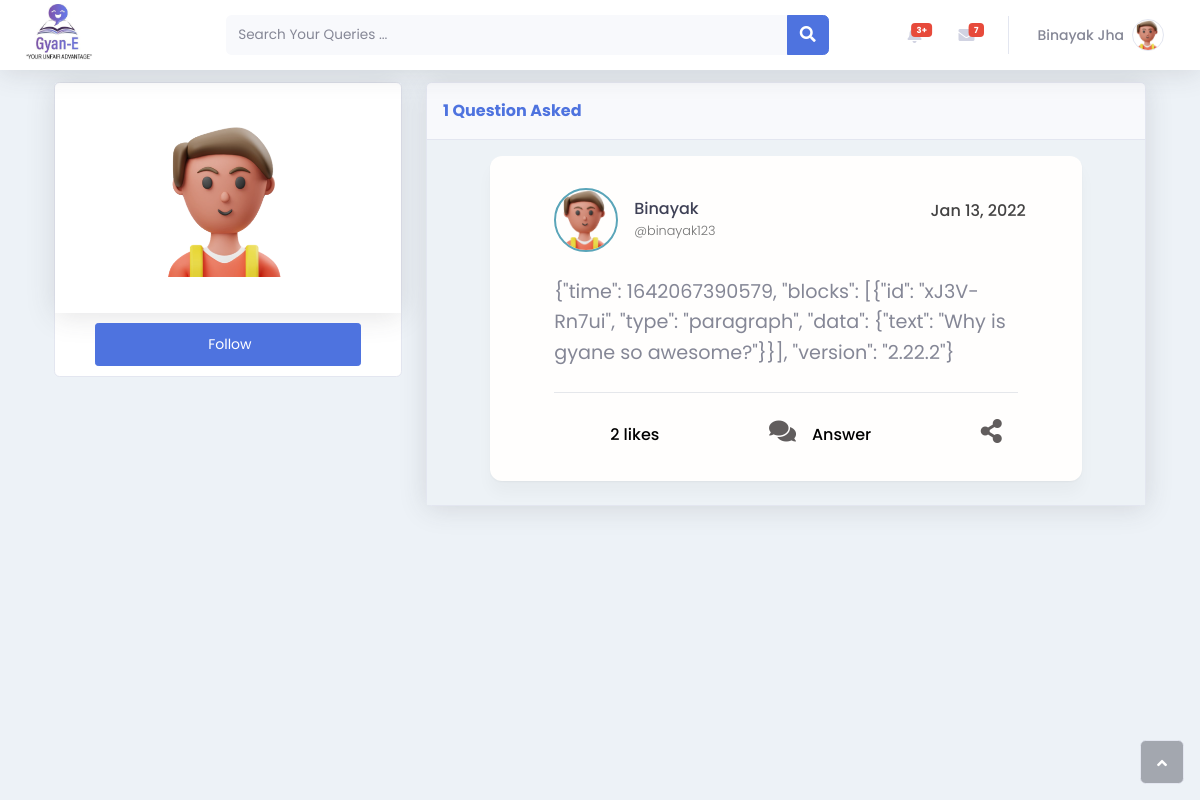
Page /profile/binayak123/ on the earlier database version.
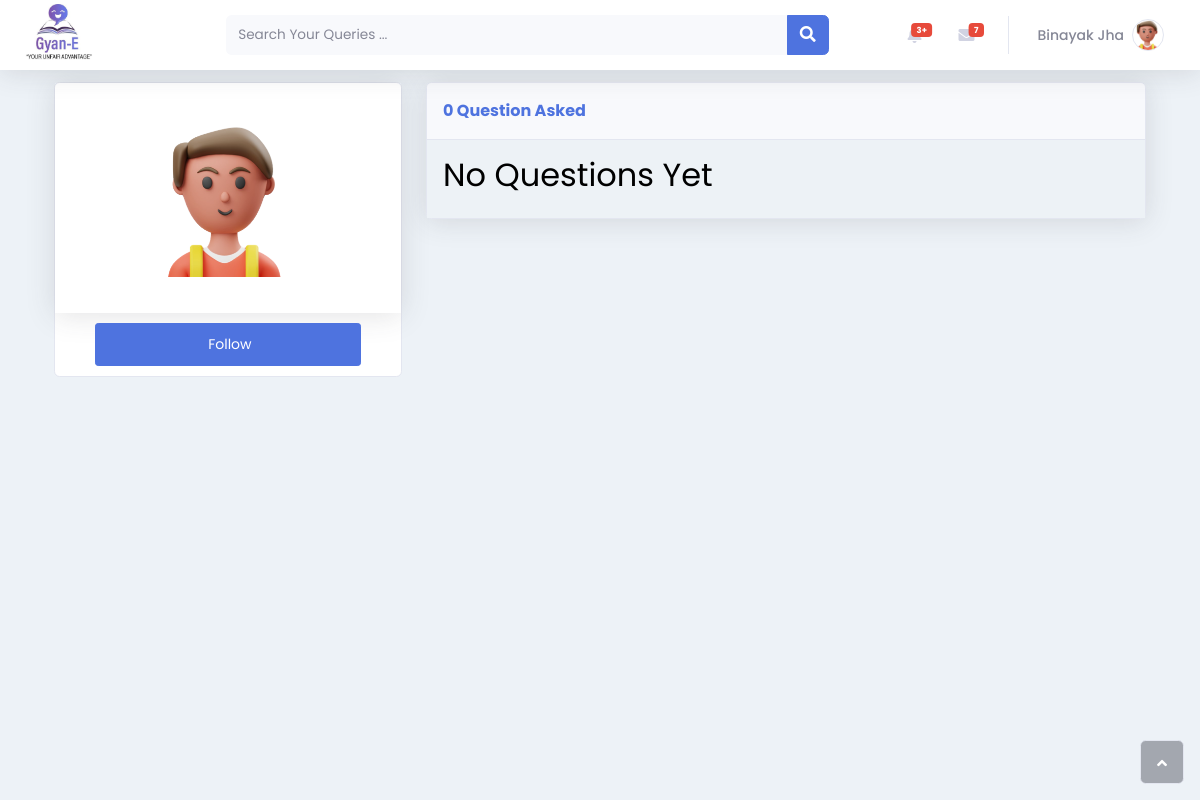
Same page on the later database version.
### core/models.py (models this page shows, shortened)
class Question(models.Model):
    note_id = models.AutoField(primary_key=True)
    question =EditorJsJSONField(readOnly=False, autofocus=True, null=True)
    user = models.ForeignKey(User, on_delete=models.CASCADE)
    time_st = models.DateTimeField(auto_now_add=True)
    profile_pic = property(lambda self: self.user.profile.profile_pic)
    likes = models.ManyToManyField(User, related_name='likes', blank=True)
    views  = models.IntegerField(default=0)

### core/views.py (the view)
# urls.py: path('profile/<str:username>/', views.UserProfileView, name='profile'),
def UserProfileView(request, username):
    user = User.objects.get(username=username)
    profile = Profile.objects.get(user=user)
    quest = Question.objects.filter(user=user)
    ans = Comment.objects.filter(user=user)
    context = {
        'user': user,
        'profile': profile,
        'quest': quest,
        'ans': ans,
    }
    return render(request, 'core/profile.html', context)

### core/templates/core/profile.html (shortened to what the changed rows need)
<!DOCTYPE html>
<html>
<head>
    {% load static %}
    <link rel="stylesheet" href="https://pro.fontawesome.com/releases/v5.15.3/css/all.css"
>
    <link rel="stylesheet" href="{% static '/main.css' %}">
    <link rel="stylesheet" href="{% static '/bootstrap/css/bootstrap.min.css' %}">
    <link rel="stylesheet" href="{% static '/assets/fonts/fontawesome-all.min.css' %}">
    <link rel="stylesheet" href="//cdn.jsdelivr.net/npm/medium-editor@latest/dist/css/medium-editor.min.css"
        type="text/css" media="screen" charset="utf-8">
</head>
<body id="page-top">
    {% include 'core/navbar.html' %}
    <div class="container-fluid">
        <div class="container">
            <form action="" method="POST" enctype="multipart/form-data">
                <div class="row mb-3">
                    <div class="col-lg-8">
                        <div class="row">
                            <div class="col">
                                <div class="card shadow mb-3" style="background:content-box;">
                                    <div class="card-header py-3">
                                        <p class="text-primary m-0 fw-bold">{{ quest.count }} Question Asked</p>
                                    </div>
                                    <div class="card-body" style="background: #EDF2F6;">
                                        <div class="row">
                                            {% if quest.count %}
                                                {% for Question in quest %}
                                                    <div class="cards create-post container col-lg-10 col-sm-11" id="posts" style="border-radius: 12px;">
                                                        <div class="card__body" >
                                                            <div class="post-wrapper">
                                                                <div class="false">
                                                                    <div class="post-header-wrapper">
                                                                        <a class="author-box author-box--sm" href="{% url 'profile' Question.user.username %}">
                                                                            {% if Question.profile_pic.url %}
                                                                            <img class="avatar avatar--sm" src="{{ Question.profile_pic.url }}">
                                                                        {% else %}
                                                                            <img src="{% static 'img/defaultprofile_photo.png' %}" class="avatar avatar--sm"
                                                                            alt="">
                                                                        {% endif %}
                                                                            <div class="author-box__info">
                                                                                <p class="author-box__name">{{ Question.user.first_name }}</p><small
                                                                                    class="author-box__handle">@{{ Question.user }}</small>
                                                                            </div>
                                                                        </a>
                                                                        <div class="post--options">
                                                                            <div class="post__dropmenu">
                                                                                <div class="post-meta"><span style="margin-right: -0.5rem !important;margin-bottom: -0.3rem !important;font-size: 1rem;">{{ Question.time_st|date:"M d, Y" }}</span>
                                                                                </div>
                                                                            </div>
                                                                        </div>
                                                                    </div>
                                                                    <div class="post-contents">
                                                                        {% load editorjs %}
                                                                        <div class="post-body" id="post-bodyy">{{ Question.question| editorjs }}</div>
                                                                    </div>
                                                                    <div>
                                                                        <div class="post-actions-wrapper">
                                                                            <div class="action-wrapper">
                                                                                <span
                                                                                class="post-action-text"><a href="/viewnotes/{{ Question.note_id }}" style="color: black;">{{ Question.likes.count }} likes </a> </span>
                                                                            </div>
                                                                            <div class="action-wrapper">
                                                                                <a href="/viewnotes/{{ Question.note_id }}" style="color: #000;"><i
                                                                                        class="fas fa-comments"> </i><span
                                                                                        class="post-action-text answer-button">Answer</span></a>
                                                                            </div>
                                                                            <div class="sharee" id= "{{ Question.note_id }}">
                                                                                <div class="action-wrapper share" ><i class="fas fa-share-alt"></i></div>
                                                                            </div>
                                                                        </div>
                                                                    </div>
                                                                </div>
                                                            </div>
                                                        </div>
                                                    </div>
                                                </div>
                                                {% endfor %}
                                            {% else %}
                                                <div>
                                                    <div class="post-wrapper">
                                                        <div class="post-container">
                                                            <div class="post-content">
                                                                <div class="post-header">
                                                                    <div class="post-title">
                                                                        <h2 class="post-title__text">No Questions Yet</h2>
                                                                    </div>
                                                                </div>
                                                            </div>
                                                        </div>
                                                    </div>
                                                </div>
                                            {% endif %}
                                    </div>
                                </div>
                            </div>
                        </div>
                    </div>
                </div>
            </form>
        </div>
</body>

Differences in the rows shown:
removed Question: user.first_name "Binayak", user "binayak123", time_st "Jan 13, 2022", question|editorjs "{\"time\": 1642067390579, \"blocks\": [{\"id\": \"xJ3V-Rn7ui\", \"type\": \"paragraph\", \"data\": {\"text\": \"Why is gyane so awesome?\"}}], \"version\": \"2.22.2\"}", likes.count "2"
Other differences:
{{ quest.count }}: "1" → "0"
text now shown: "No Questions Yet"
